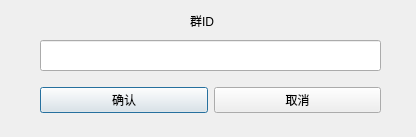
<?xml version="1.0" encoding="UTF-8"?>
<ui version="4.0">
 <class>joinGroup</class>
 <widget class="QDialog" name="joinGroup">
  <property name="geometry">
   <rect>
    <x>0</x>
    <y>0</y>
    <width>416</width>
    <height>137</height>
   </rect>
  </property>
  <property name="windowTitle">
   <string>请输入新创的群ID</string>
  </property>
  <widget class="QLineEdit" name="id_input">
   <property name="geometry">
    <rect>
     <x>40</x>
     <y>40</y>
     <width>341</width>
     <height>31</height>
    </rect>
   </property>
  </widget>
  <widget class="QWidget" name="horizontalLayoutWidget">
   <property name="geometry">
    <rect>
     <x>40</x>
     <y>80</y>
     <width>341</width>
     <height>41</height>
    </rect>
   </property>
   <layout class="QHBoxLayout" name="horizontalLayout_4">
    <item>
     <widget class="QPushButton" name="confirm">
      <property name="text">
       <string>确认</string>
      </property>
     </widget>
    </item>
    <item>
     <widget class="QPushButton" name="cancel">
      <property name="text">
       <string>取消</string>
      </property>
     </widget>
    </item>
   </layout>
  </widget>
  <widget class="QLabel" name="label">
   <property name="geometry">
    <rect>
     <x>190</x>
     <y>10</y>
     <width>81</width>
     <height>21</height>
    </rect>
   </property>
   <property name="text">
    <string>群ID</string>
   </property>
  </widget>
 </widget>
 <resources/>
 <connections/>
</ui>
